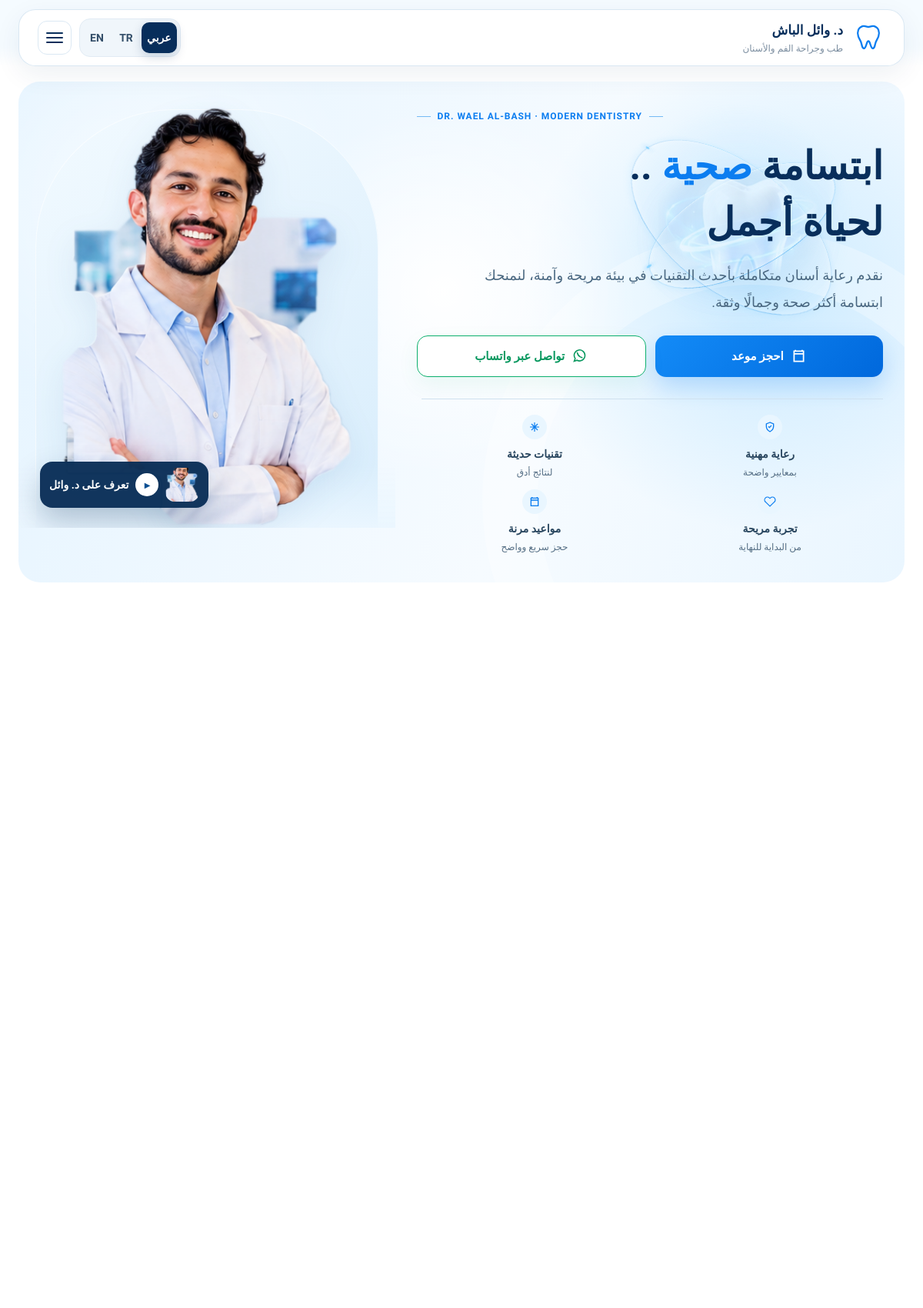
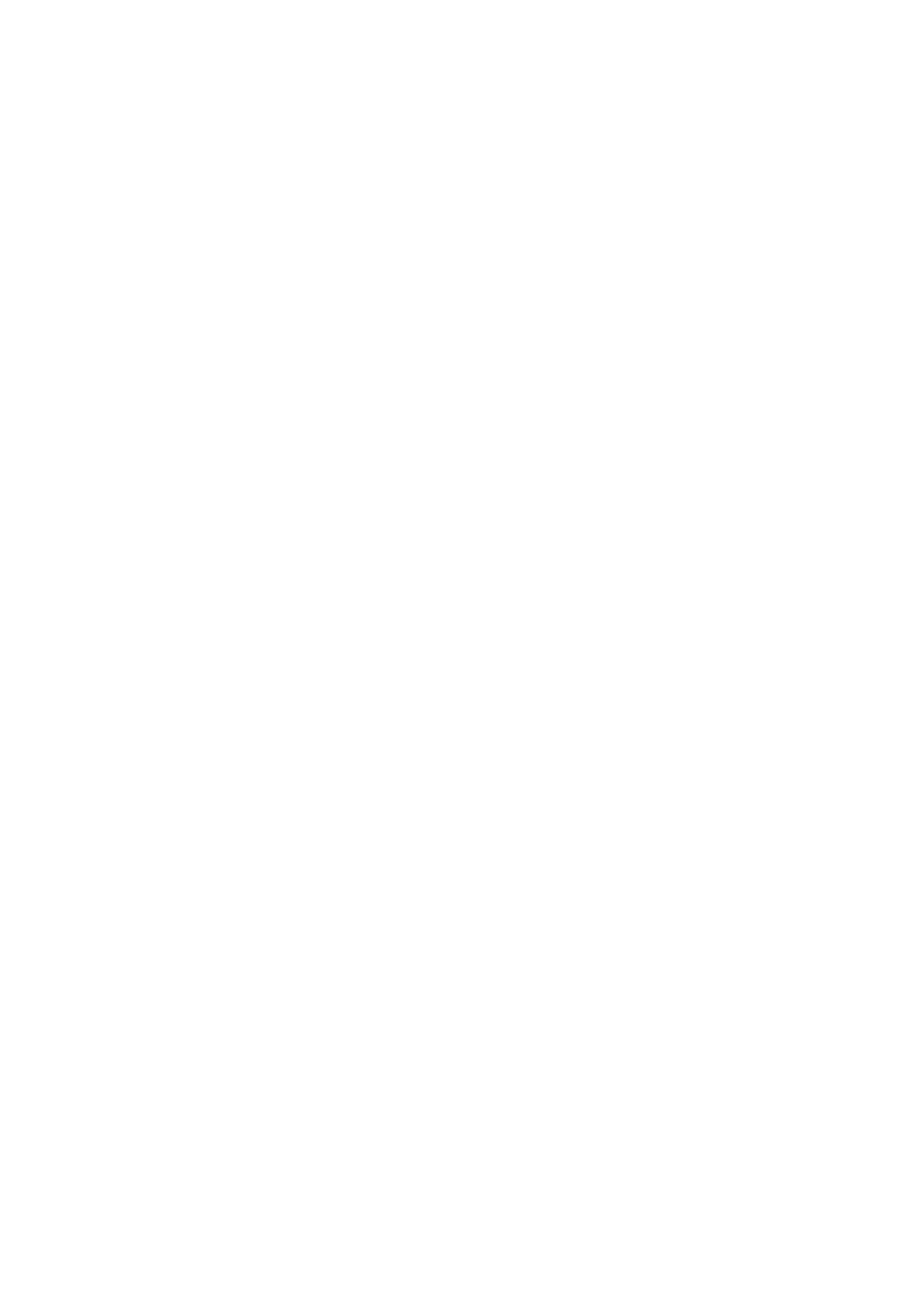
The page / (upper part) on the database its author committed (2 pictures, top to bottom).
### app/main.py (models this page shows)
class Base(DeclarativeBase): pass

class SiteSetting(Base):
    __tablename__="site_settings"
    key: Mapped[str] = mapped_column(String(100), primary_key=True)
    value: Mapped[str] = mapped_column(Text, default="")

### app/main.py (the view)
@app.get("/",response_class=HTMLResponse)
def home(request:Request,s:Session=Depends(db)):
    l=lang(request)
    services=s.scalars(select(Service).where(Service.active==True).order_by(Service.sort_order)).all()
    cases=s.scalars(select(ClinicalCase).where(ClinicalCase.status=="published").order_by(ClinicalCase.id.desc()).limit(6)).all()
    arts=s.scalars(select(Article).where(Article.published==True).order_by(Article.id.desc()).limit(3)).all()
    reviews=s.scalars(select(Review).where(Review.published==True).order_by(Review.id.desc()).limit(6)).all()
    faqs=s.scalars(select(FAQ).where(FAQ.published==True).order_by(FAQ.sort_order, FAQ.id)).all()
    r=templates.TemplateResponse(request,"home.html",{"request":request,"l":l,"t":I18N[l],"services":[tr_service(x,l) for x in services],"cases":cases,"settings":settings_dict(s),"articles":arts,"reviews":reviews,"faqs":faqs})
    r.set_cookie("lang",l,max_age=31536000,samesite="lax"); return r

### app/templates/home.html (shortened to what this page needs)
{% extends 'base.html' %}
{% block head %}<link rel="stylesheet" href="/static/home-v8.css?v=15">{% endblock %}
{% block body %}
<div class="premium-site">
  <header class="site-header" id="siteHeader">
    <div class="header-shell">
      <a class="brand" href="/?lang={{l}}" aria-label="Dr. Wael Al-Bash">
        <span class="brand-tooth" aria-hidden="true"><svg viewBox="0 0 48 48"><path d="M15 7c-6 2-8 8-6 15 1 4 4 6 5 12 1 6 4 8 6 3 2-5 2-8 4-8s2 3 4 8c2 5 5 3 6-3 1-6 4-8 5-12 2-7 0-13-6-15-4-1-7 1-9 1s-5-2-9-1Z" fill="none" stroke="currentColor" stroke-width="2.6" stroke-linecap="round" stroke-linejoin="round"/></svg></span>
        <span class="brand-copy"><b>{{settings.doctor_name_ar if l=='ar' else settings.doctor_name_en}}</b><small>{{ 'طب وجراحة الفم والأسنان' if l=='ar' else ('Diş Hekimliği' if l=='tr' else 'Dentistry') }}</small></span>
      </a>
      <div class="header-actions">
        <div class="lang-switch" aria-label="Language selector"><a class="{{'active' if l=='ar'}}" href="/?lang=ar">عربي</a><a class="{{'active' if l=='tr'}}" href="/?lang=tr">TR</a><a class="{{'active' if l=='en'}}" href="/?lang=en">EN</a></div>
        <button class="menu-toggle" id="menuToggle" aria-label="{{ 'القائمة' if l=='ar' else ('Menü' if l=='tr' else 'Menu') }}" aria-controls="mobileDrawer" aria-expanded="false"><span></span><span></span><span></span></button>
      </div>
    </div>
  </header>
  <main>
    <section class="hero" id="home">
      <div class="hero-doctor" data-reveal="left">
        <img src="/static/uploads/doctor/wael-doctor-cutout-v6.png" alt="{{settings.doctor_name_ar if l=='ar' else settings.doctor_name_en}}" fetchpriority="high">
        {% if settings.video_enabled != '0' %}<button class="video-chip" type="button" data-video-open data-url="{{settings.video_url}}"><img src="{{settings.video_poster or '/static/uploads/doctor/wael-doctor-cutout-v6.png'}}" alt=""><span class="play">▶</span><span>{{settings.video_title_ar if l=='ar' else (settings.video_title_tr if l=='tr' else settings.video_title_en)}}</span></button>{% endif %}
      </div>
      <div class="hero-copy" data-reveal="up">
        <div class="kicker"><span></span>DR. WAEL AL-BASH · MODERN DENTISTRY<span></span></div>
        <div class="hero-3d" aria-hidden="true" data-reveal="right"><div class="tooth-orbit orbit-one"></div><div class="tooth-orbit orbit-two"></div><div class="tooth-glow"></div><img src="/static/service-3d/hero-tooth.webp" alt=""></div>
        {% if l=='ar' %}<h1>{% if not settings.hero_title_ar or settings.hero_title_ar == 'ابتسامة صحية .. لحياة أجمل' %}ابتسامة <em>صحية</em> ..<strong>لحياة أجمل</strong>{% else %}{{settings.hero_title_ar}}{% endif %}</h1><p>{{settings.hero_subtitle_ar}}</p>
        {% elif l=='tr' %}<h1>{% if settings.hero_title_tr %}{{settings.hero_title_tr}}{% else %}<span>Sağlıklı bir gülüş</span><strong>Daha güzel bir hayat</strong>{% endif %}</h1><p>{{settings.hero_subtitle_tr}}</p>
        {% else %}<h1>{% if settings.hero_title_en %}{{settings.hero_title_en}}{% else %}<span>A healthier smile</span><strong>For a better life</strong>{% endif %}</h1><p>{{settings.hero_subtitle_en}}</p>{% endif %}
        <div class="hero-actions"><a class="btn btn-primary" href="/booking?lang={{l}}"><svg viewBox="0 0 24 24"><path d="M7 3v3M17 3v3M4 9h16M5 5h14v15H5z" fill="none" stroke="currentColor" stroke-width="2"/></svg>{{t.book}}</a><a class="btn btn-whatsapp" href="https://wa.me/{{settings.whatsapp}}" target="_blank" rel="noopener"><svg viewBox="0 0 24 24"><path d="M20 11.5a8 8 0 0 1-11.8 7L4 20l1.5-4.1A8 8 0 1 1 20 11.5Z" fill="none" stroke="currentColor" stroke-width="1.8"/><path d="M8.6 7.4c1 4 3.1 6.1 7.1 7.1" fill="none" stroke="currentColor" stroke-width="1.8" stroke-linecap="round"/></svg>{{t.whatsapp}}</a></div>
        <div class="trust-row"><div><i><svg viewBox="0 0 24 24"><path d="M12 3 5 6v5c0 5 3 8 7 10 4-2 7-5 7-10V6l-7-3Zm-3 8 2 2 4-4" fill="none" stroke="currentColor" stroke-width="2"/></svg></i><b>{{ 'رعاية مهنية' if l=='ar' else ('Profesyonel bakım' if l=='tr' else 'Professional care') }}</b><small>{{ 'بمعايير واضحة' if l=='ar' else ('Net standartlar' if l=='tr' else 'Clear standards') }}</small></div><div><i><svg viewBox="0 0 24 24"><path d="M12 3v18M3 12h18M6 6l12 12M18 6 6 18" fill="none" stroke="currentColor" stroke-width="1.7"/></svg></i><b>{{ 'تقنيات حديثة' if l=='ar' else ('Modern teknoloji' if l=='tr' else 'Modern technology') }}</b><small>{{ 'لنتائج أدق' if l=='ar' else ('Hassas sonuçlar' if l=='tr' else 'Greater precision') }}</small></div><div><i><svg viewBox="0 0 24 24"><path d="M20.8 4.6a5.5 5.5 0 0 0-7.8 0L12 5.6l-1-1a5.5 5.5 0 0 0-7.8 7.8l1 1L12 21l7.8-7.6 1-1a5.5 5.5 0 0 0 0-7.8Z" fill="none" stroke="currentColor" stroke-width="1.8"/></svg></i><b>{{ 'تجربة مريحة' if l=='ar' else ('Konforlu deneyim' if l=='tr' else 'Comfortable care') }}</b><small>{{ 'من البداية للنهاية' if l=='ar' else ('Baştan sona' if l=='tr' else 'Start to finish') }}</small></div><div><i><svg viewBox="0 0 24 24"><path d="M7 3v3M17 3v3M4 9h16M5 5h14v15H5z" fill="none" stroke="currentColor" stroke-width="2"/></svg></i><b>{{ 'مواعيد مرنة' if l=='ar' else ('Esnek randevu' if l=='tr' else 'Flexible booking') }}</b><small>{{ 'حجز سريع وواضح' if l=='ar' else ('Kolay rezervasyon' if l=='tr' else 'Easy booking') }}</small></div></div>
      </div>
    </section>
  </main>
</div>
{% endblock %}

### app/templates/base.html (shortened to what this page needs)
<!doctype html>
<html lang="{{l or 'ar'}}" dir="{{t.dir if t else 'rtl'}}">
<head>
  <link rel="stylesheet" href="/static/style.css">
  {% block head %}{% endblock %}
</head>
<body>{% block body %}{% endblock %}{% block scripts %}{% endblock %}</body>
</html>

### app/static/style.css (style rules this page uses)
:root { --blue:#0878e8;--navy:#082c57;--ink:#10233d;--muted:#66758a;--line:#e5edf5;--bg:#f5f9fd;--green:#11a36a;--shadow:0 18px 55px rgba(8,44,87,.1) }
* { box-sizing:border-box }
html { scroll-behavior:smooth }
body { margin:0;font-family:Inter,"Segoe UI",Tahoma,Arial,sans-serif;color:var(--ink);background:#fff }
a { text-decoration:none;color:inherit }
.brand { display:grid;grid-template-columns:auto auto;column-gap:8px;align-items:center;min-width:max-content }
.brand small { color:var(--muted);font-size:10px }
.btn { border:0;border-radius:11px;padding:11px 18px;background:linear-gradient(135deg,var(--blue),#0b63c7);color:#fff;font-weight:700;display:inline-flex;justify-content:center;align-items:center;cursor:pointer }
.hero { min-height:610px;display:grid;grid-template-columns:1fr 1fr;align-items:center;gap:35px;padding:55px max(5vw,40px);overflow:hidden;background:radial-gradient(circle at 70% 20%,#e1f4ff 0,transparent 37%),linear-gradient(135deg,#fafdff,#eef7ff) }
.hero-copy { max-width:620px }
.hero h1 { font-size:clamp(42px,5vw,72px);line-height:1.05;margin:18px 0 }
.hero p { font-size:19px;color:var(--muted);line-height:1.8 }
.site-header { position:sticky;top:0;z-index:80;padding:14px 4vw 0;background:linear-gradient(180deg,rgba(242,249,255,.98),rgba(242,249,255,0)) }
.header-actions { display:flex;align-items:center;gap:12px }

### rows shown on the page
SiteSetting: value "د. وائل الباش"
SiteSetting: value "تعرف على د. وائل"
SiteSetting: hero_subtitle_ar "نقدم رعاية أسنان متكاملة بأحدث التقنيات في بيئة مريحة وآمنة، لنمنحك ابتسامة أكثر صحة وجمالًا وثقة."

### other values the page prints
{{ t.book }} "احجز موعد"
{{ t.whatsapp }} "تواصل عبر واتساب"
